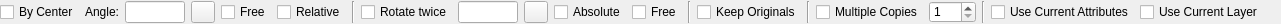
<?xml version="1.0" encoding="UTF-8"?>
<ui version="4.0">
 <class>LC_RotateOptionsWidget</class>
 <widget class="QWidget" name="LC_RotateOptionsWidget">
  <property name="geometry">
   <rect>
    <x>0</x>
    <y>0</y>
    <width>1281</width>
    <height>24</height>
   </rect>
  </property>
  <property name="sizePolicy">
   <sizepolicy hsizetype="Preferred" vsizetype="Preferred">
    <horstretch>0</horstretch>
    <verstretch>0</verstretch>
   </sizepolicy>
  </property>
  <property name="minimumSize">
   <size>
    <width>128</width>
    <height>22</height>
   </size>
  </property>
  <property name="maximumSize">
   <size>
    <width>16777215</width>
    <height>16777215</height>
   </size>
  </property>
  <property name="windowTitle">
   <string>Move Rotate Options</string>
  </property>
  <layout class="QGridLayout" name="gridLayout">
   <property name="leftMargin">
    <number>0</number>
   </property>
   <property name="topMargin">
    <number>1</number>
   </property>
   <property name="rightMargin">
    <number>0</number>
   </property>
   <property name="bottomMargin">
    <number>1</number>
   </property>
   <item row="0" column="20">
    <spacer name="horizontalSpacer">
     <property name="orientation">
      <enum>Qt::Orientation::Horizontal</enum>
     </property>
     <property name="sizeHint" stdset="0">
      <size>
       <width>0</width>
       <height>20</height>
      </size>
     </property>
    </spacer>
   </item>
   <item row="0" column="16">
    <widget class="QSpinBox" name="sbNumberOfCopies">
     <property name="toolTip">
      <string>Number of copies</string>
     </property>
     <property name="minimum">
      <number>1</number>
     </property>
     <property name="maximum">
      <number>100</number>
     </property>
    </widget>
   </item>
   <item row="0" column="6">
    <widget class="Line" name="line_2">
     <property name="frameShadow">
      <enum>QFrame::Shadow::Sunken</enum>
     </property>
     <property name="lineWidth">
      <number>1</number>
     </property>
     <property name="orientation">
      <enum>Qt::Orientation::Vertical</enum>
     </property>
    </widget>
   </item>
   <item row="0" column="18">
    <widget class="QCheckBox" name="cbCurrentAttr">
     <property name="toolTip">
      <string>If checked, current attributes will be applied to created entities, otherwise original ones will be used. </string>
     </property>
     <property name="text">
      <string>Use Current Attributes</string>
     </property>
    </widget>
   </item>
   <item row="0" column="14">
    <widget class="Line" name="line_3">
     <property name="orientation">
      <enum>Qt::Orientation::Vertical</enum>
     </property>
    </widget>
   </item>
   <item row="0" column="2">
    <widget class="QLineEdit" name="leAngle">
     <property name="sizePolicy">
      <sizepolicy hsizetype="Preferred" vsizetype="Preferred">
       <horstretch>0</horstretch>
       <verstretch>0</verstretch>
      </sizepolicy>
     </property>
     <property name="maximumSize">
      <size>
       <width>60</width>
       <height>16777215</height>
      </size>
     </property>
     <property name="toolTip">
      <string>Angle to rotate entity around rotation center point</string>
     </property>
    </widget>
   </item>
   <item row="0" column="12">
    <widget class="Line" name="line">
     <property name="frameShadow">
      <enum>QFrame::Shadow::Sunken</enum>
     </property>
     <property name="lineWidth">
      <number>1</number>
     </property>
     <property name="midLineWidth">
      <number>0</number>
     </property>
     <property name="orientation">
      <enum>Qt::Orientation::Vertical</enum>
     </property>
    </widget>
   </item>
   <item row="0" column="3">
    <widget class="QToolButton" name="tbPickAngle">
     <property name="toolTip">
      <string>Pick rotation angle from drawing</string>
     </property>
     <property name="text">
      <string/>
     </property>
     <property name="icon">
      <iconset resource="../../../../res/icons/icons.qrc">
       <normaloff>:/icons/interactive_pick_angle.lci</normaloff>:/icons/interactive_pick_angle.lci</iconset>
     </property>
    </widget>
   </item>
   <item row="0" column="15">
    <widget class="QCheckBox" name="cbMultipleCopies">
     <property name="toolTip">
      <string>Multiple copies will be created if checked.</string>
     </property>
     <property name="text">
      <string>Multiple Copies</string>
     </property>
    </widget>
   </item>
   <item row="0" column="10">
    <widget class="QCheckBox" name="cbAbsoluteRefAngle">
     <property name="toolTip">
      <string>If absolute, reference point will be rotated but entity will be rotated by second angle only, otherwise angles will summ up</string>
     </property>
     <property name="text">
      <string>Absolute</string>
     </property>
    </widget>
   </item>
   <item row="0" column="9">
    <widget class="QToolButton" name="tbPickAngle2">
     <property name="toolTip">
      <string>Pick second rotation angle from drawing</string>
     </property>
     <property name="text">
      <string/>
     </property>
     <property name="icon">
      <iconset resource="../../../../res/icons/icons.qrc">
       <normaloff>:/icons/interactive_pick_angle.lci</normaloff>:/icons/interactive_pick_angle.lci</iconset>
     </property>
    </widget>
   </item>
   <item row="0" column="13">
    <widget class="QCheckBox" name="cbKeepOriginals">
     <property name="toolTip">
      <string>If checked, original entities will be survive, otherwise they will be removed.</string>
     </property>
     <property name="text">
      <string>Keep Originals</string>
     </property>
    </widget>
   </item>
   <item row="0" column="7">
    <widget class="QCheckBox" name="cbTwoRotations">
     <property name="toolTip">
      <string>If checked, second rotation is around reference point</string>
     </property>
     <property name="text">
      <string>Rotate twice</string>
     </property>
    </widget>
   </item>
   <item row="0" column="19">
    <widget class="QCheckBox" name="cbCurrentLayer">
     <property name="toolTip">
      <string>If checked, new entities will be placed on current layer, otherwise they will be in original layers.</string>
     </property>
     <property name="text">
      <string>Use Current Layer</string>
     </property>
    </widget>
   </item>
   <item row="0" column="11">
    <widget class="QCheckBox" name="cbFreeRefAngle">
     <property name="toolTip">
      <string>Free selection of factor should be performed by mouse if checked.</string>
     </property>
     <property name="text">
      <string>Free</string>
     </property>
    </widget>
   </item>
   <item row="0" column="17">
    <widget class="Line" name="line_4">
     <property name="orientation">
      <enum>Qt::Orientation::Vertical</enum>
     </property>
    </widget>
   </item>
   <item row="0" column="1">
    <widget class="QLabel" name="label">
     <property name="toolTip">
      <string>Rotation angle</string>
     </property>
     <property name="text">
      <string>Angle:</string>
     </property>
    </widget>
   </item>
   <item row="0" column="4">
    <widget class="QCheckBox" name="cbFreeAngle">
     <property name="toolTip">
      <string>Specifies whether angle is defined by entered value or by mouse position.</string>
     </property>
     <property name="text">
      <string>Free</string>
     </property>
    </widget>
   </item>
   <item row="0" column="8">
    <widget class="QLineEdit" name="leAngle2">
     <property name="maximumSize">
      <size>
       <width>60</width>
       <height>16777215</height>
      </size>
     </property>
     <property name="toolTip">
      <string>Angle for additional rotation around reference point.</string>
     </property>
    </widget>
   </item>
   <item row="0" column="5">
    <widget class="QCheckBox" name="cbRelativeAngle">
     <property name="toolTip">
      <string>If selected, rotation angle is defined as relative angle to reference point, instead of absolute angle.</string>
     </property>
     <property name="text">
      <string>Relative</string>
     </property>
    </widget>
   </item>
   <item row="0" column="0">
    <widget class="QCheckBox" name="cbCenterPointFirst">
     <property name="toolTip">
      <string>If selected, first it is necessary to specify center point. Otherwise - reference point.</string>
     </property>
     <property name="text">
      <string>By Center</string>
     </property>
    </widget>
   </item>
  </layout>
 </widget>
 <tabstops>
  <tabstop>leAngle</tabstop>
  <tabstop>cbFreeAngle</tabstop>
  <tabstop>cbTwoRotations</tabstop>
  <tabstop>leAngle2</tabstop>
  <tabstop>cbFreeRefAngle</tabstop>
  <tabstop>cbKeepOriginals</tabstop>
  <tabstop>cbMultipleCopies</tabstop>
  <tabstop>sbNumberOfCopies</tabstop>
  <tabstop>cbCurrentAttr</tabstop>
  <tabstop>cbCurrentLayer</tabstop>
 </tabstops>
 <resources>
  <include location="../../../../res/icons/icons.qrc"/>
 </resources>
 <connections/>
</ui>
